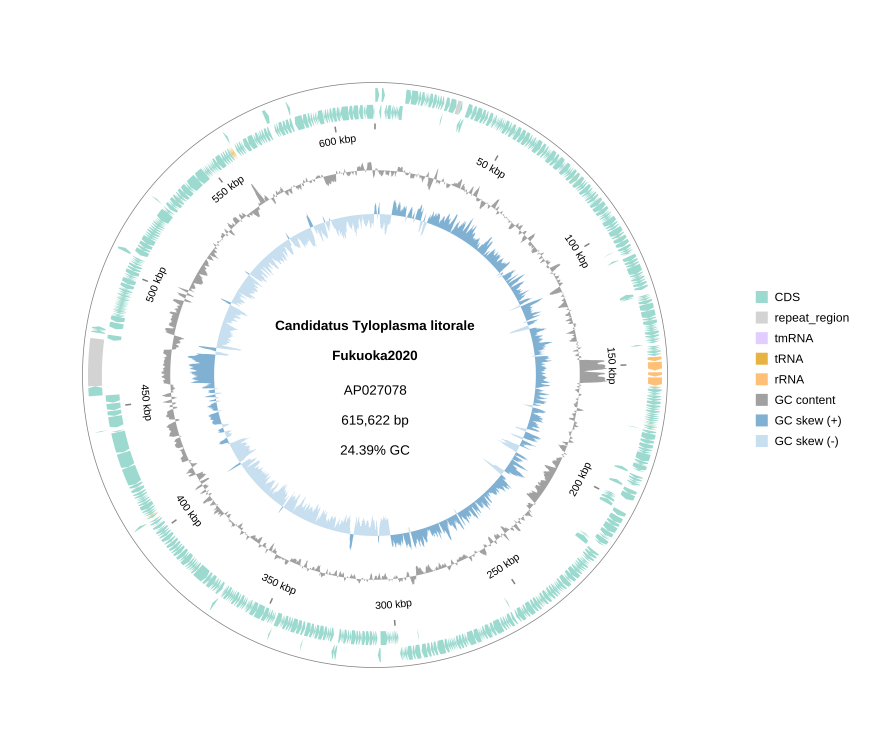
#> input picture examples/AP027078_tuckin_mint_separate_strands.png, 3508 x 3000 px (shown at 1/4 size); its folder holds only this picture in this run
$ python -i render.py   (imports and definitions only)
#> lines starting #> are read from the running program, lines starting #| are printed output that depends on the picture
#> further down, picture is the input picture: PIL image 3508x3000 RGBA; mean R, G, B, A 9.7, 12, 12.1, 15
"""Edit verified figure assets into a fixed 38-second, silent video."""

from __future__ import annotations

import json
import os
import shutil
import subprocess
from pathlib import Path

from PIL import Image, ImageChops, ImageDraw, ImageFont, ImageOps

from video.model import load_assets, load_storyboard, sha256

FONT = Path('/usr/share/fonts/truetype/lato/Lato-Bold.ttf')
CHAPTERS = (
    ('01_introduction.mp4', 0, 60),
    ('02_single_genome.mp4', 60, 180),
    ('03_synteny_comparison.mp4', 240, 300),
    ('04_biological_styling.mp4', 540, 360),
    ('05_export_and_web.mp4', 900, 240),
)


def _run(*args: str, cwd: Path | None = None, capture: bool = False) -> subprocess.CompletedProcess:
    return subprocess.run(list(args), cwd=cwd, check=True, text=True,
                          capture_output=capture)


# [34 lines left out: functions _timestamp, _subtitles, not called in this run]


def _content_crop(image: Image.Image) -> Image.Image:
    white = Image.new('RGB', image.size, 'white')
#> white: PIL image 3508x3000 RGB; every value is 255
    diff = ImageChops.difference(image.convert('RGB'), white)
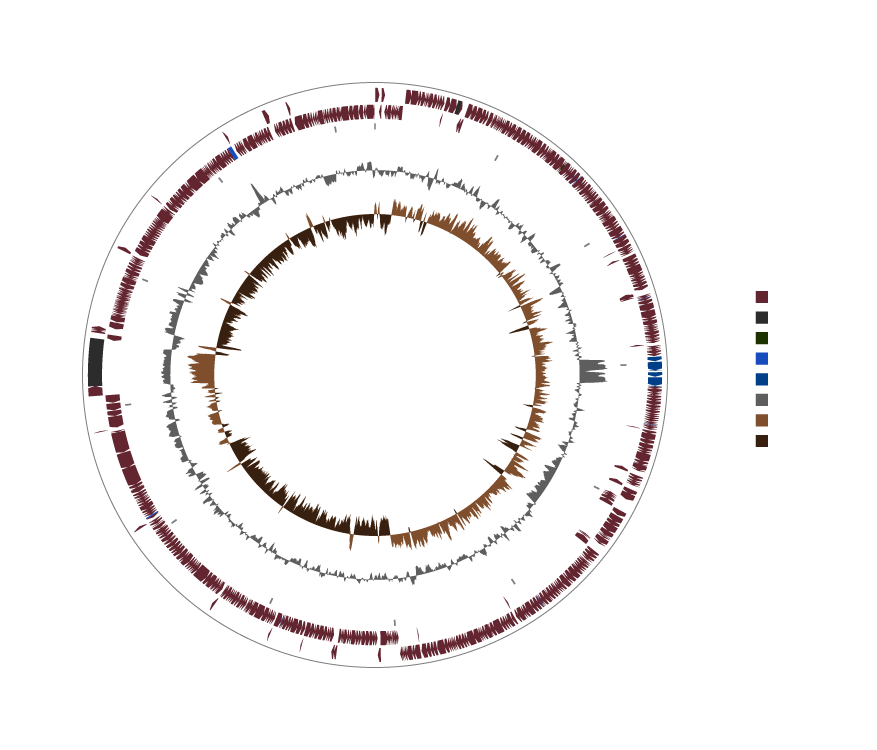
#> diff: PIL image 3508x3000 RGB (shown at 1/4 size); mean R, G, B 245.3, 243, 242.9
    bbox = diff.point(lambda value: 255 if value > 18 else 0).getbbox()
#> bbox = (0, 0, 3508, 3000)
    if not bbox:
        raise AssertionError('Figure source is blank')
    pad = 20
    return image.crop((max(0, bbox[0]-pad), max(0, bbox[1]-pad),
                       min(image.width, bbox[2]+pad), min(image.height, bbox[3]+pad)))


# [156 lines left out: functions _intro, _spotlight, _probe_video, extract_review_frames, render_video, not called in this run]

>>> from PIL import Image
>>> picture = Image.open('../../../examples/AP027078_tuckin_mint_separate_strands.png')
>>> result = _content_crop(picture)
